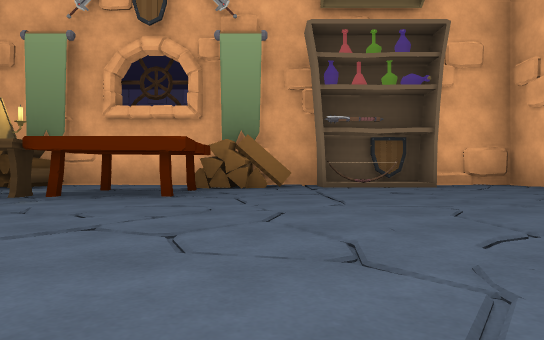
View 1 (above)

16 first-person views from a walk through a scene from a Unity 3-D project. The camera is 0.24 m above the floor, looks level and sees 70° across. The floor is counted in squares, 1 m on a side. Each view is taken from the middle of a square. On the plan, view 1 faces up. The plan holds only what a view shows up to about 9 squares ahead; the rest is blank. The place goes on beyond the plan. Some animated figures are not drawn.

View 2
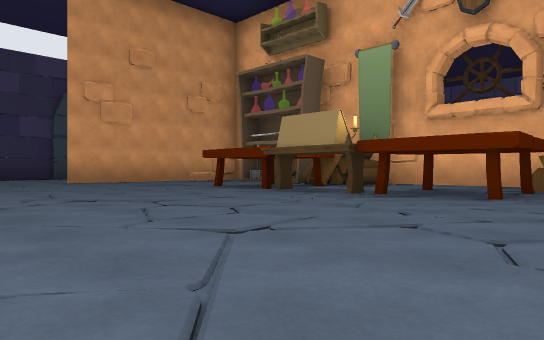

View 3
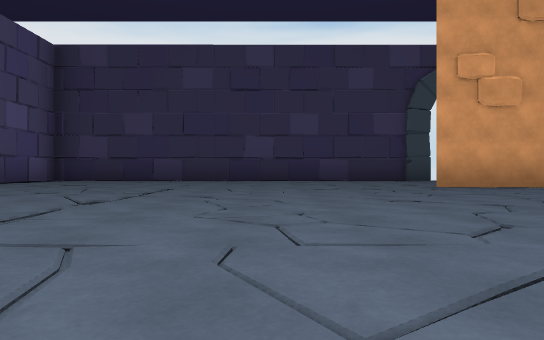

View 4
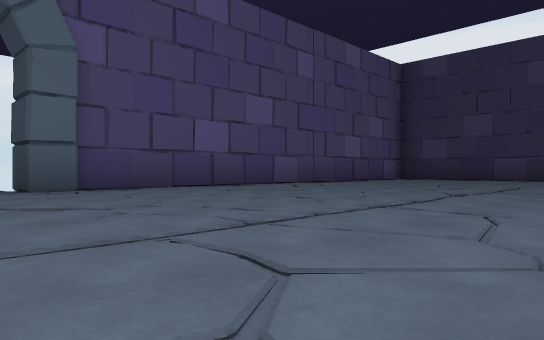

View 5
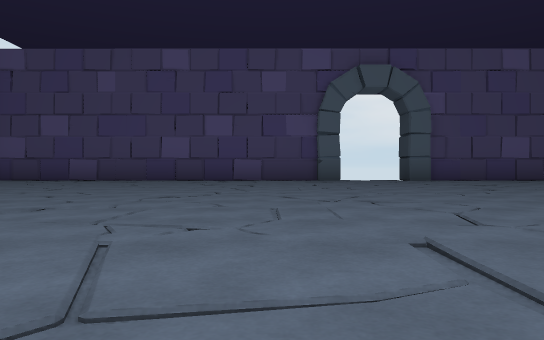

View 6
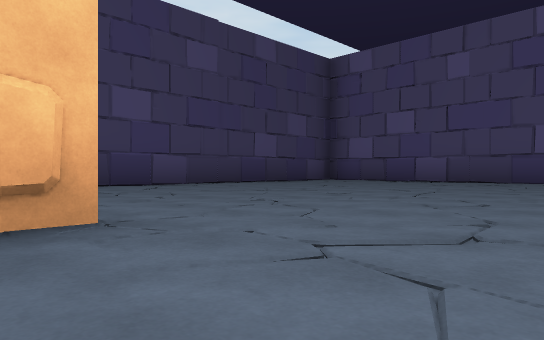

View 7
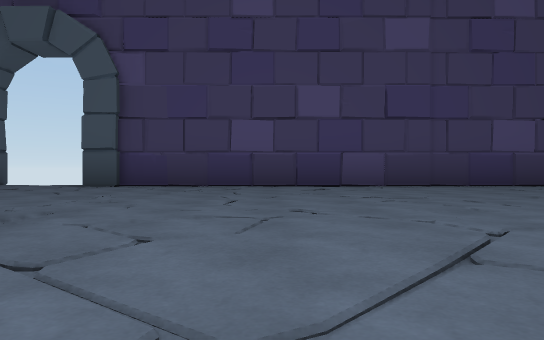

View 8
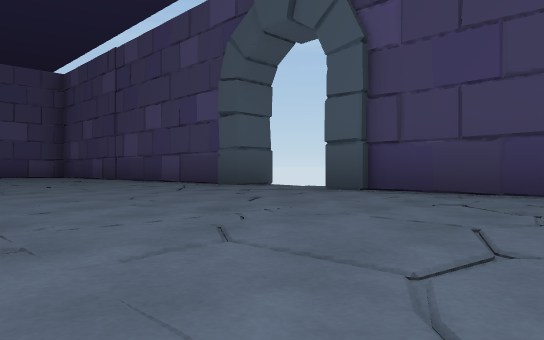

View 9
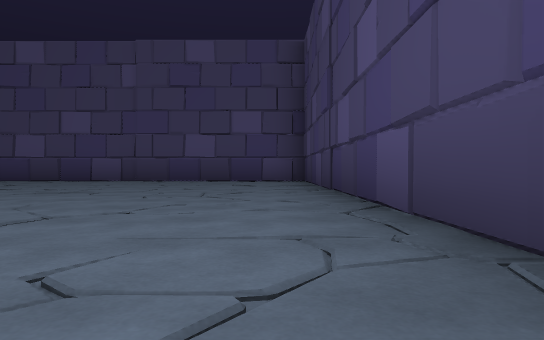

View 10
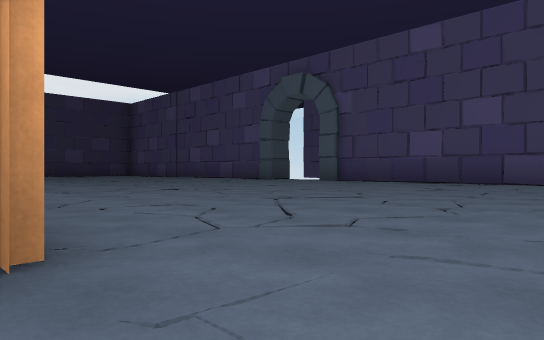

View 11
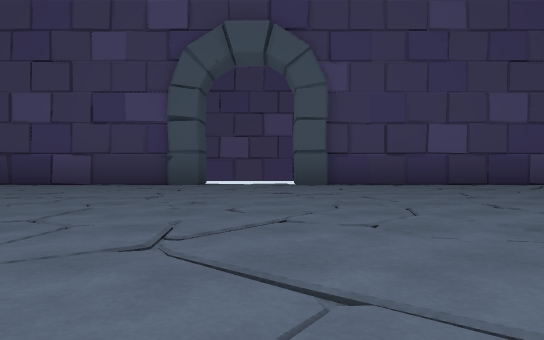

View 12
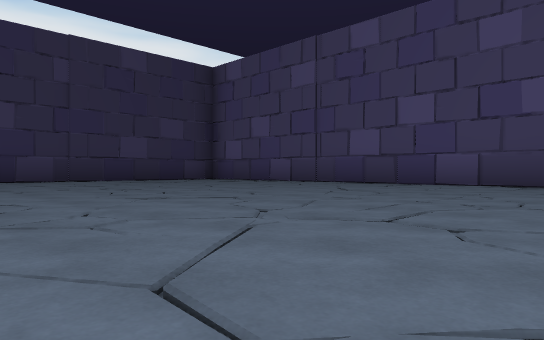

View 13
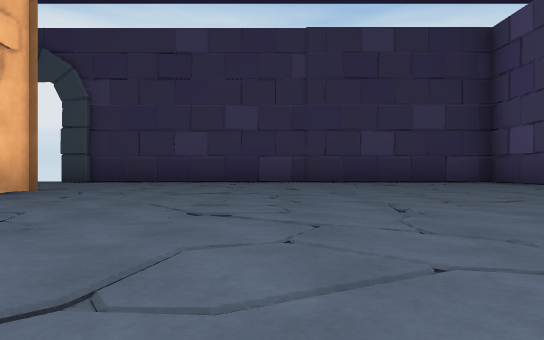

View 14
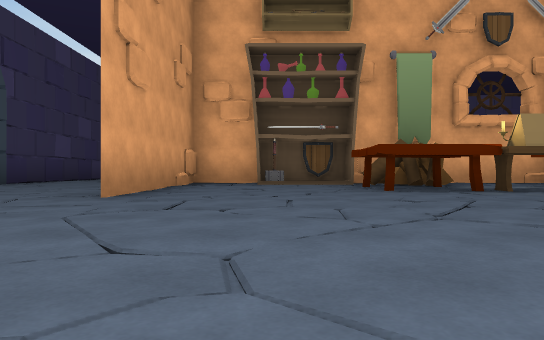

View 15
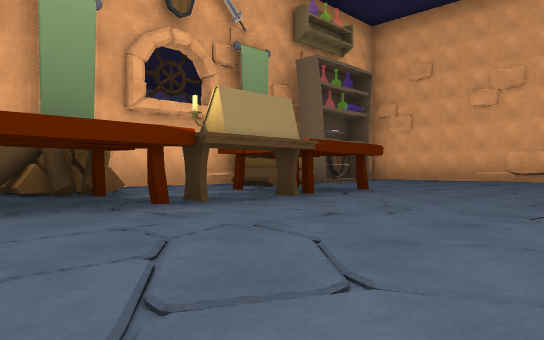

View 16
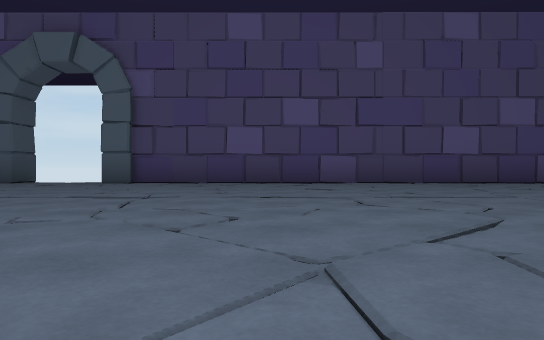

### Floor plan
Key: @ floor where view 1 was taken; # wall or solid block; x gap in a wall; . floor; / step, stairs or slope; O other object.
Columns run from 11 left of view 1 to 8 right of it. Each row starts with its distance up from view 1.
 14     ###### ######
 13 #####........./.####
 12 #../........../.../#
 11 #..././......././//#
 10 #.././/......../...#
  9 #..................#
  8 #..................#
  7 #.....O............#
  6 #...#OO#####OO##...#
  5 x...#.OOO.OOO..#....
  4  ...#/.//O..///#....
  3 #...#/../#./...#...#
  2 #..../.../.........#
  1 #..///..//.........#
  0 #...//././.@..../..#
 -1 #../..//...........#
 -2 #.//...///.........#
 -3 #//................#
 -4 #./................#
 -5 ##########.#########

Positions as (right, up) in squares from view 1, and headings:
1: (0, 0), facing up
2: (0, 0), facing up-left
3: (-2, 0), facing left
4: (-1, 0), facing down-left
5: (1, 4), facing down
6: (2, 3), facing down-right
7: (2, 1), facing right
8: (4, 1), facing up-right
9: (7, 5), facing up
10: (5, 6), facing up-left
11: (-1, 7), facing up
12: (-2, 7), facing up-left
13: (-3, 9), facing left
14: (-6, -1), facing up
15: (-5, 1), facing up-right
16: (-5, 2), facing down
